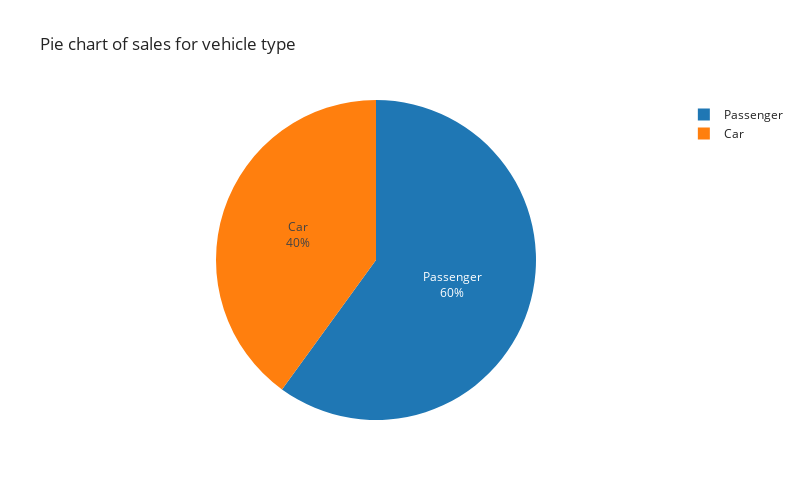

The code cell stored with this chart in its notebook:
### Markdown cell above
From the graph, we can see that the **Ford F-series** generated the most in sales.

Now we shall study the sales made by different vehicles type.

### Code cell
fig = px.pie(df_car, values = 'sales_in_thousands', names = 'vehicle_type', title = 'Pie chart of sales for vehicle type', height = 500, width = 800)
fig.update_traces(textposition='inside', textinfo='percent+label')
fig.show()

### Figure 1 — Plotly figure (JSON) as saved in the notebook; plotly's stock layout.template omitted (floating-point values rounded to 4 significant figures)
{"data": [{"domain": {"x": [0, 1], "y": [0, 1]}, "hovertemplate": "vehicle_type=%{label}<br>sales_in_thousands=%{value}<extra></extra>", "labels": ["Passenger", "Passenger", "Passenger", "Passenger", "Passenger", "Passenger", "Passenger", "Passenger", "Passenger", "Passenger", "Passenger", "Passenger", "Passenger", "Passenger", "Passenger", "Passenger", "Passenger", "Passenger", "Passenger", "Passenger", "Passenger", "Passenger", "Passenger", "Passenger", "Passenger", "Passenger", "Passenger", "Passenger", "Passenger", "Passenger", "Passenger", "Passenger", "Car", "Car", "Car", "Car", "Car", "Passenger", "Passenger", "Passenger", "Passenger", "Passenger", "Car", "Car", "Car", "Car", "Car", "Passenger", "Passenger", "Car", "Car", "Car", "Passenger", "Passenger", "Passenger", "Passenger", "Car", "Car", "Car", "Passenger", "Passenger", "Passenger", "Passenger", "Passenger", "Passenger", "Passenger", "Passenger", "Passenger", "Passenger", "Car", "Car", "Passenger", "Passenger", "Passenger", "Passenger", "Car", "Car", "Passenger", "Passenger", "Passenger", "Passenger", "Passenger", "Passenger", "Passenger", "Car", "Car", "Passenger", "Passenger", "Car", "Car", "Passenger", "Passenger", "Car", "Passenger", "Passenger", "Passenger", "Passenger", "Passenger", "Passenger", "Passenger", "Passenger", "Passenger", "Passenger", "Passenger", "Passenger", "Passenger", "Passenger", "Passenger", "Car", "Car", "Car", "Car", "Passenger", "Passenger", "Passenger", "Passenger", "Passenger"], "legendgroup": "", "name": "", "showlegend": true, "textinfo": "percent+label", "textposition": "inside", "type": "pie", "values": [16.92, 39.38, 8.588, 20.4, 18.78, 1.38, 9.231, 17.53, 91.56, 39.35, 27.85, 83.26, 63.73, 6.536, 11.19, 145.5, 135.1, 24.63, 42.59, 26.4, 17.95, 32.3, 21.86, 7.854, 32.77, 31.15, 32.31, 13.46, 76.03, 4.734, 71.19, 0.916, 227.1, 16.77, 31.04, 111.3, 181.7, 70.23, 113.4, 35.07, 245.8, 63.4, 276.7, 155.8, 125.3, 220.7, 540.6, 199.7, 230.9, 73.2, 12.86, 76.03, 41.18, 66.69, 29.45, 23.71, 55.56, 80.56, 157.0, 24.07, 12.7, 6.375, 13.8, 48.91, 26.23, 42.54, 55.62, 5.711, 0.11, 11.34, 39.35, 14.35, 26.53, 67.96, 81.17, 27.61, 20.38, 18.39, 27.6, 16.77, 3.311, 42.64, 88.09, 79.85, 27.31, 42.57, 1.112, 14.69, 20.02, 24.36, 32.73, 5.24, 24.16, 51.65, 131.1, 19.91, 92.36, 35.95, 8.982, 1.28, 1.866, 80.62, 24.55, 5.223, 142.5, 248.0, 63.85, 33.27, 84.09, 25.11, 68.41, 9.835, 9.761, 83.72, 51.1, 9.569, 5.596]}], "layout": {"height": 500, "legend": {"tracegroupgap": 0}, "title": {"text": "Pie chart of sales for vehicle type"}, "width": 800}}
